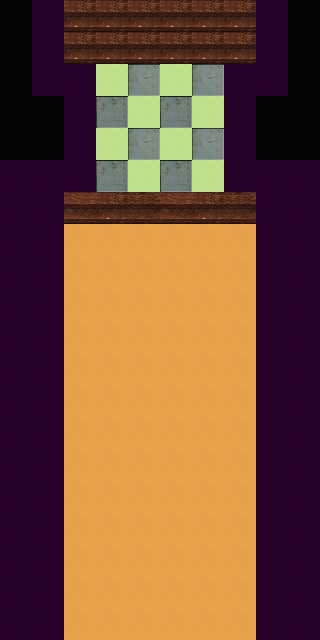

Tiled map render using the project's own tile images. Description and the map definition, with tile-layer contents summarised, below:
An orthogonal 10x20 tile map with 32x32 px tiles, 1 tile layer (Background), 6 hidden layers not drawn.

<map version="1.0" orientation="orthogonal" width="10" height="20" tilewidth="32" tileheight="32">
 <tileset firstgid="1" name="source_tiles" tilewidth="32" tileheight="32">
  <image source="source_tiles.png" width="256" height="416" />
 </tileset>
 <layer name="Background" width="10" height="20">
  <data>[200 cells, 200 non-empty, 9 distinct tile ids]</data>
 </layer>
 <layer name="Background_fx" width="10" height="20" visible="0">
  <data>[200 cells, 32 non-empty, 5 distinct tile ids]</data>
 </layer>
 <layer name="Walls" width="10" height="20" visible="0">
  <data>[200 cells, 58 non-empty, 11 distinct tile ids]</data>
 </layer>
 <layer name="FX" width="10" height="20" visible="0">
  <data>[200 cells, 18 non-empty, 9 distinct tile ids]</data>
 </layer>
 <layer name="Shadows" width="10" height="20" visible="0">
  <data>[200 cells, 62 non-empty, 8 distinct tile ids]</data>
 </layer>
 <layer name="Obstacles" width="10" height="20" visible="0">
  <data>[200 cells, 18 non-empty, 6 distinct tile ids]</data>
 </layer>
 <layer name="Cups dishes" width="10" height="20" visible="0">
  <data>[200 cells, 9 non-empty, 9 distinct tile ids]</data>
 </layer>
</map>